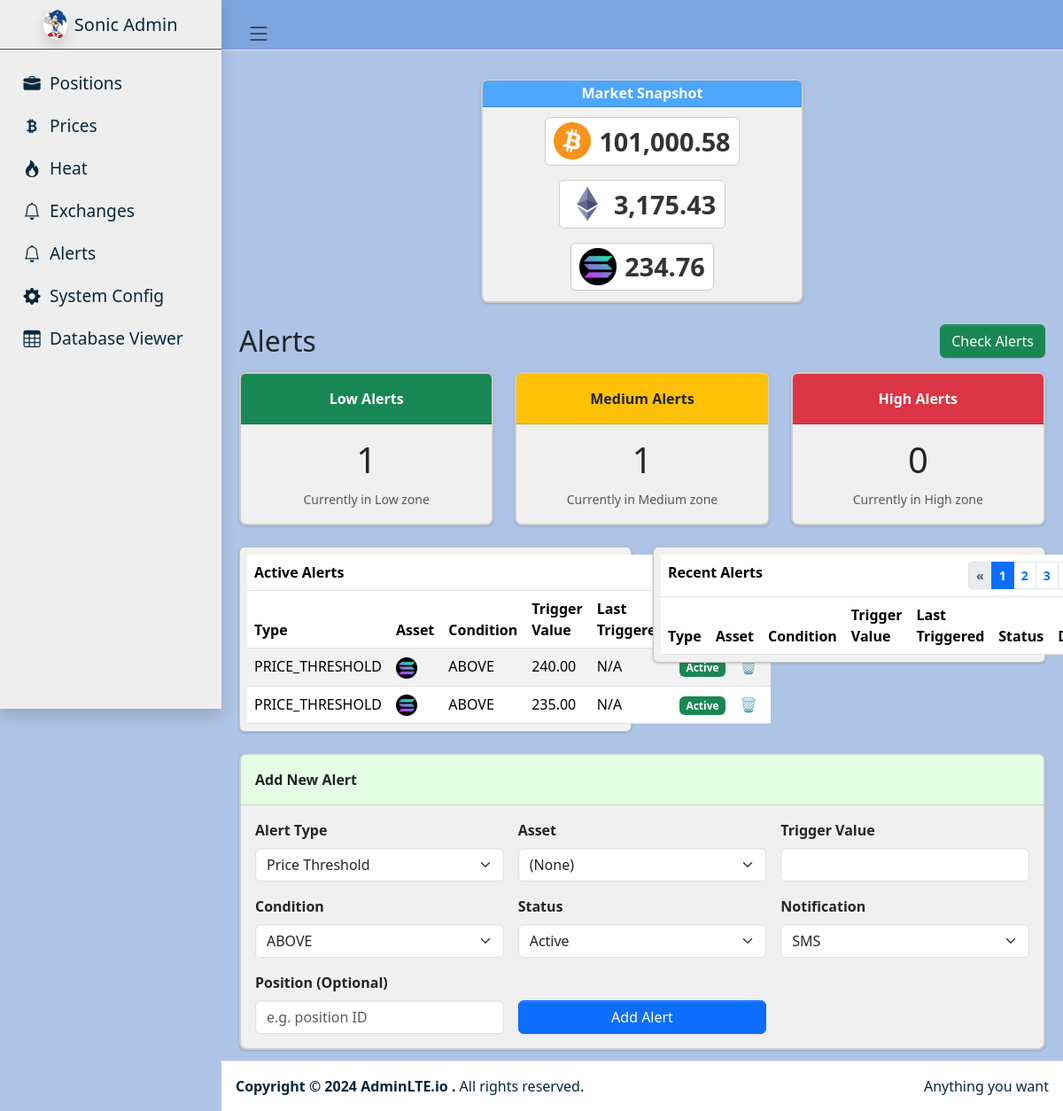
Before: /alerts with the older database file.
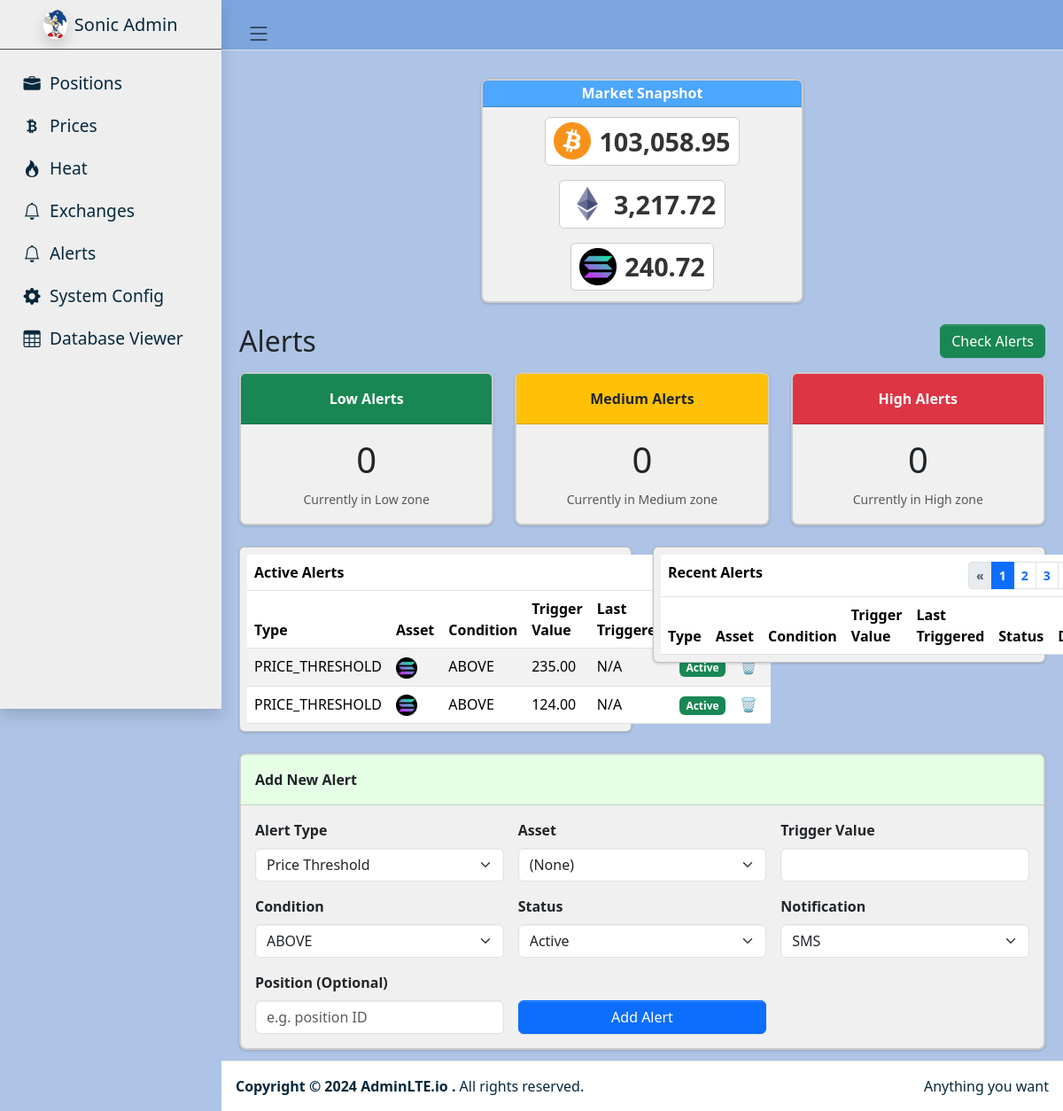
After: the same page with the newer database file.
### tables this page shows
CREATE TABLE prices (
                id TEXT PRIMARY KEY,
                asset_type TEXT NOT NULL,
                current_price REAL NOT NULL,
                previous_price REAL NOT NULL DEFAULT 0.0,
                last_update_time DATETIME NOT NULL,
                previous_update_time DATETIME,
                source TEXT NOT NULL
            );

CREATE TABLE alerts (
            id TEXT PRIMARY KEY,
            alert_type TEXT NOT NULL,
            asset_type TEXT,            -- e.g. BTC, ETH, or blank
            trigger_value REAL NOT NULL,
            condition TEXT NOT NULL DEFAULT 'ABOVE',   -- 'ABOVE' or 'BELOW'
            notification_type TEXT NOT NULL,
            last_triggered DATETIME,
            status TEXT NOT NULL,
            frequency INTEGER NOT NULL,
            counter INTEGER NOT NULL,
            liquidation_distance REAL NOT NULL,
            target_travel_percent REAL NOT NULL,
            liquidation_price REAL NOT NULL,
            notes TEXT,
            position_reference_id TEXT
        );

### flask_app.py (the view)
@app.route("/alerts")
@app.route("/alerts")
def alerts():
    data_locker = DataLocker(DB_PATH)
    mini_prices = []
    for asset in ["BTC", "ETH", "SOL"]:
        row = data_locker.get_latest_price(asset)
        if row:
            mini_prices.append({
                "asset_type": row["asset_type"],
                "current_price": float(row["current_price"])
            })
    positions = data_locker.read_positions()
    config_dict = load_config(CONFIG_PATH, data_locker.get_db_connection())
    liquid_cfg = config_dict["alert_ranges"]["travel_percent_liquid_ranges"]
    low_thresh   = float(liquid_cfg["low"])     # e.g. -25
    med_thresh   = float(liquid_cfg["medium"])  # e.g. -50
    high_thresh  = float(liquid_cfg["high"])    # e.g. -75
    low_alert_count = 0
    medium_alert_count = 0
    high_alert_count = 0
    for pos in positions:
        val = float(pos.get("current_travel_percent", 0.0))
        if val < 0:
            if val <= high_thresh:
                high_alert_count += 1
            elif val <= med_thresh:
                medium_alert_count += 1
            elif val <= low_thresh:
                low_alert_count += 1
    all_alerts = data_locker.get_alerts()
    active_alerts_data = []
    recent_alerts_data = []
    for alert in all_alerts:
        if alert.get("status", "").lower() == "active":
            active_alerts_data.append(alert)
        else:
            recent_alerts_data.append(alert)
    return render_template(
        "alerts.html",
        mini_prices=mini_prices,
        low_alert_count=low_alert_count,
        medium_alert_count=medium_alert_count,
        high_alert_count=high_alert_count,
        active_alerts=active_alerts_data,
        recent_alerts=recent_alerts_data
    )

### templates/alerts.html (shortened to what this page needs)
{% extends "sonic_admin.html" %}
{% block content %}
{% if mini_prices is not defined %}
  {% set mini_prices = [] %}
{% endif %}
<div class="card mini-price-panel mb-4">
  <div class="card-header">Market Snapshot</div>
  <div class="card-body">
    <div class="mini-price-container">
      {% if mini_prices|length == 0 %}
        <div class="mini-price-box">
          <em>No price data</em>
        </div>
      {% else %}
        {% for p in mini_prices %}
        <div class="mini-price-box">
          {% if p.asset_type == "BTC" %}
            <img src="/static/images/btc_logo.png" alt="BTC">
          {% elif p.asset_type == "ETH" %}
            <img src="/static/images/eth_logo.png" alt="ETH">
          {% elif p.asset_type == "SOL" %}
            <img src="/static/images/sol_logo.png" alt="SOL">
          {% else %}
            <img src="/static/images/placeholder.png" alt="ASSET" style="width:42px; height:42px; margin-right:9px;">
          {% endif %}
          <span class="mini-price-value">
            {{ '{:,.2f}'.format(p.current_price) }}
          </span>
        </div>
        {% endfor %}
      {% endif %}
    </div>
  </div>
</div>
<div class="d-flex justify-content-between align-items-center mb-3">
  <h2 class="text-dark mb-0">Alerts</h2>
  <form method="POST" action="{{ url_for('manual_check_alerts') }}" id="updateAlertsForm">
    <button type="submit" class="btn btn-success">Check Alerts</button>
  </form>
</div>
<div class="row row-cols-1 row-cols-md-3 g-4 mb-4">
  <div class="col">
    <div class="card alert-box h-100">
      <div class="card-header text-center bg-success text-white">Low Alerts</div>
      <div class="card-body text-center">
        <div class="display-6 mb-2">{{ low_alert_count or 0 }}</div>
        <small class="text-muted">Currently in Low zone</small>
      </div>
    </div>
  </div>
  <div class="col">
    <div class="card alert-box h-100">
      <div class="card-header text-center bg-warning">Medium Alerts</div>
      <div class="card-body text-center">
        <div class="display-6 mb-2">{{ medium_alert_count or 0 }}</div>
        <small class="text-muted">Currently in Medium zone</small>
      </div>
    </div>
  </div>
  <div class="col">
    <div class="card alert-box h-100">
      <div class="card-header text-center bg-danger text-white">High Alerts</div>
      <div class="card-body text-center">
        <div class="display-6 mb-2">{{ high_alert_count or 0 }}</div>
        <small class="text-muted">Currently in High zone</small>
      </div>
    </div>
  </div>
</div>
<div class="row">
  <div class="col-md-6">
    <div class="card mb-4" style="background-color: #F0F0F0;">
      <div class="card-body p-2">
        <table class="table table-striped w-100 mb-0">
          <thead>
            <tr class="title-row">
              <th colspan="7">Active Alerts</th>
            </tr>
            <tr>
              <th>Type</th>
              <th>Asset</th>
              <th>Condition</th>
              <th>Trigger Value</th>
              <th>Last Triggered</th>
              <th>Status</th>
              <th style="width: 40px;">Del</th>
            </tr>
          </thead>
          <tbody>
            {% if active_alerts is not defined %}
              {% set active_alerts = [] %}
            {% endif %}
            {% for alert in active_alerts %}
            <tr>
              <td>{{ alert.alert_type }}</td>
              <td>
                {% if alert.asset_type == "BTC" %}
                  <img src="/static/images/btc_logo.png" width="24" height="24" alt="BTC" />
                {% elif alert.asset_type == "ETH" %}
                  <img src="/static/images/eth_logo.png" width="24" height="24" alt="ETH" />
                {% elif alert.asset_type == "SOL" %}
                  <img src="/static/images/sol_logo.png" width="24" height="24" alt="SOL" />
                {% else %}
                  {{ alert.asset_type or "?" }}
                {% endif %}
              </td>
              <td>{{ alert.condition or "ABOVE" }}</td>
              <td>{{ '{:,.2f}'.format(alert.trigger_value|float) }}</td>
              <td>{{ alert.last_triggered or "N/A" }}</td>
              <td>
                {% if alert.status == "Active" %}
                  <span class="badge bg-success">Active</span>
                {% elif alert.status == "Disabled" %}
                  <span class="badge bg-secondary">Disabled</span>
                {% else %}
                  <span class="badge bg-warning">{{ alert.status }}</span>
                {% endif %}
              </td>
              <td>
                <form method="POST"
                      action="{{ url_for('delete_alert', alert_id=alert.id) }}"
                      onsubmit="return confirm('Are you sure you want to delete this alert?');"
                      style="display:inline;">
                  <button type="submit" class="delete-alert-btn" title="Delete Alert">
                    🗑️
                  </button>
                </form>
              </td>
            </tr>
            {% endfor %}
          </tbody>
        </table>
      </div>
    </div>
  </div>
  <div class="col-md-6">
    <div class="card mb-4" style="background-color: #F0F0F0;">
      <div class="card-body p-2">
        <table class="table table-striped w-100 mb-0">
          <thead>
            <tr class="title-row">
              <th colspan="7">
                Recent Alerts
                <nav class="float-end" style="display: inline-block;">
                  <ul class="pagination pagination-sm mb-0">
                    <li class="page-item disabled"><a class="page-link" href="#">«</a></li>
                    <li class="page-item active"><a class="page-link" href="#">1</a></li>
                    <li class="page-item"><a class="page-link" href="#">2</a></li>
                    <li class="page-item"><a class="page-link" href="#">3</a></li>
                    <li class="page-item"><a class="page-link" href="#">»</a></li>
                  </ul>
                </nav>
              </th>
            </tr>
            <tr>
              <th>Type</th>
              <th>Asset</th>
              <th>Condition</th>
              <th>Trigger Value</th>
              <th>Last Triggered</th>
              <th>Status</th>
              <th style="width: 40px;">Del</th>
            </tr>
          </thead>
            {% if recent_alerts is not defined %}
              {% set recent_alerts = [] %}
            {% endif %}
        </table>
      </div>
    </div>
  </div>
</div>
<div class="card add-alert">
  <div class="card-header">Add New Alert</div>
  <div class="card-body">
    <form method="POST" action="{{ url_for('alerts_create') }}">
      <div class="row g-3">
        <div class="col-md-4">
          <label for="alert_type" class="form-label fw-bold">Alert Type</label>
          <select class="form-select" id="alert_type" name="alert_type" required>
            <option value="PRICE_THRESHOLD">Price Threshold</option>
          </select>
        </div>
        <div class="col-md-4">
          <label for="asset_type" class="form-label fw-bold">Asset</label>
          <select class="form-select" id="asset_type" name="asset_type">
            <option value="">(None)</option>
          </select>
        </div>
        <div class="col-md-4">
          <label for="trigger_value" class="form-label fw-bold">Trigger Value</label>
          <input
            type="number"
            step="0.1"
            class="form-control"
            id="trigger_value"
            name="trigger_value"
            required
          />
        </div>
        <div class="col-md-4">
          <label for="condition" class="form-label fw-bold">Condition</label>
          <select class="form-select" id="condition" name="condition" required>
            <option value="ABOVE">ABOVE</option>
          </select>
        </div>
        <div class="col-md-4">
          <label for="status" class="form-label fw-bold">Status</label>
          <select class="form-select" id="status" name="status" required>
            <option value="Active" selected>Active</option>
          </select>
        </div>
        <div class="col-md-4">
          <label for="notification_type" class="form-label fw-bold">Notification</label>
          <select class="form-select" id="notification_type" name="notification_type" required>
            <option value="SMS">SMS</option>
          </select>
        </div>
        <div class="col-md-4">
          <label for="position_ref" class="form-label fw-bold">Position (Optional)</label>
          <input
            type="text"
            class="form-control"
            id="position_ref"
            name="position_reference_id"
            placeholder="e.g. position ID"
          />
        </div>
        <div class="col-md-4 d-flex align-items-end">
          <button type="submit" class="btn btn-primary w-100">Add Alert</button>
        </div>
      </div>
    </form>
  </div>
</div>
{% endblock %}

### templates/sonic_admin.html (shortened to what this page needs)
<!doctype html>
<html lang="en">
  <head>
    <link
      rel="stylesheet"
      href="https://cdnjs.cloudflare.com/ajax/libs/font-awesome/6.0.0-beta3/css/all.min.css"
    />
    <link
      rel="stylesheet"
      href="https://cdn.jsdelivr.net/npm/@fontsource/source-sans-3@latest/index.css"
    />
    <link
      rel="stylesheet"
      href="https://cdn.jsdelivr.net/npm/overlaysscrollbars@2.10.1/styles/overlaysscrollbars.min.css"
    />
    <link
      rel="stylesheet"
      href="https://cdn.jsdelivr.net/npm/bootstrap-icons@1.11.3/font/bootstrap-icons.min.css"
    />
    <link rel="stylesheet" href="/static/dist/css/adminlte.css" />
  </head>
  <body class="layout-fixed sidebar-expand-lg">
    <div class="app-wrapper">
      <nav class="app-header navbar navbar-expand">
        <div class="container-fluid">
          <ul class="navbar-nav">
            <li class="nav-item">
              <a class="nav-link" data-lte-toggle="sidebar" href="#" role="button">
                <i class="bi bi-list"></i>
              </a>
            </li>
          </ul>
        </div>
      </nav>
      <aside class="app-sidebar shadow" data-bs-theme="dark">
        <div class="sidebar-brand">
          <a href="#" class="brand-link d-flex align-items-center">
            <img
              src="/static/images/sonic.png"
              alt="Sonic Logo"
              class="brand-image rounded-circle shadow"
            />
            <span class="brand-text fw-light ms-2">Sonic Admin</span>
          </a>
        </div>
        <div class="sidebar-wrapper">
          <nav class="mt-2">
            <ul
              class="nav sidebar-menu flex-column"
              data-lte-toggle="treeview"
              role="menu"
              data-accordion="false"
            >
              <li class="nav-item">
                <a href="{{ url_for('positions') }}" class="nav-link">
                  <i class="nav-icon bi bi-briefcase-fill"></i>
                  <p>Positions</p>
                </a>
              </li>
              <li class="nav-item">
                <a href="{{ url_for('prices') }}" class="nav-link">
                  <i class="nav-icon bi bi-currency-bitcoin"></i>
                  <p>Prices</p>
                </a>
              </li>
              <li class="nav-item">
                <a href="{{ url_for('heat') }}" class="nav-link">
                  <i class="nav-icon bi bi-fire"></i>
                  <p>Heat</p>
                </a>
              </li>
              <li class="nav-item">
                <a href="{{ url_for('exchanges') }}" class="nav-link">
                  <i class="nav-icon bi bi-bell"></i>
                  <p>Exchanges</p>
                </a>
              </li>
              <li class="nav-item">
                <a href="{{ url_for('alerts') }}" class="nav-link">
                  <i class="nav-icon bi bi-bell"></i>
                  <p>Alerts</p>
                </a>
              </li>
              <li class="nav-item">
                <a href="{{ url_for('system_options') }}" class="nav-link">
                  <i class="nav-icon bi bi-gear-fill"></i>
                  <p>System Config</p>
                </a>
              </li>
              <li class="nav-item">
                <a href="{{ url_for('database_viewer') }}" class="nav-link">
                  <i class="nav-icon bi bi-table"></i>
                  <p>Database Viewer</p>
                </a>
              </li>
            </ul>
          </nav>
        </div>
      </aside>
      <main class="app-main">
        <div class="app-content-header">
        </div>
        <div class="app-content">
          <div class="container-fluid">
            {% block content %}{% endblock content %}
          </div>
        </div>
      </main>
      <footer class="app-footer">
        <div class="float-end d-none d-sm-inline">Anything you want</div>
        <strong>
          Copyright &copy; 2024
          <a href="https://adminlte.io" class="text-decoration-none" style="color: #03263b;">
            AdminLTE.io
          </a>.
        </strong>
        All rights reserved.
      </footer>
    </div>
  </body>
</html>

Changed rows visible on the page:
removed alerts: alert_type "PRICE_THRESHOLD", condition "ABOVE", trigger_value "240.00", last_triggered "N/A", status "Active"
changed prices (number 1 of 3 on the later page): current_price "101,000.58" → "103,058.95"
changed prices (number 2 of 3 on the later page): current_price "3,175.43" → "3,217.72"
changed prices (number 3 of 3 on the later page): current_price "234.76" → "240.72"
added alerts: alert_type "PRICE_THRESHOLD", condition "ABOVE", trigger_value "124.00", last_triggered "N/A", status "Active"
Other visible differences:
{{ low_alert_count or 0 }}: "1" → "0"
{{ medium_alert_count or 0 }}: "1" → "0"
